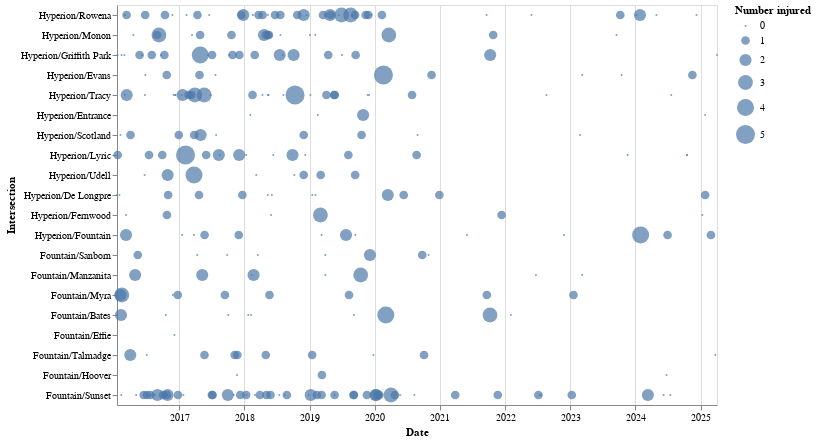

Notebook code cell kept with this figure:
### Code cell
order = [
    "Hyperion/Rowena",
    "Hyperion/Monon",
    "Hyperion/Griffith Park",
    "Hyperion/Evans",
    "Hyperion/Tracy",
    "Hyperion/Entrance",
    "Hyperion/Scotland",
    "Hyperion/Lyric",
    "Hyperion/Udell",
    "Hyperion/De Longpre",
    "Hyperion/Fernwood",
    "Hyperion/Fountain",
    "Fountain/Sanborn",
    "Fountain/Manzanita",
    "Fountain/Myra",
    "Fountain/Bates",
    "Fountain/Effie",
    "Fountain/Talmadge",
    "Fountain/Hoover",
    "Fountain/Sunset",
]
(
    altair.Chart(to_chart[to_chart["intersection"].isin(order)], width=600, height=400)
    .mark_circle()
    .encode(
        x=altair.X("timestamp:T", title="Date"),
        y=altair.Y("intersection:N", sort=order, title="Intersection"),
        size=altair.Size("n_injured:Q", title="Number injured"),
    )
)

### Figure 1 — Vega-Lite specification as saved in the notebook (floating-point values rounded to 4 significant figures; data arrays with more than 128 entries replaced by an {"elided": "..."} marker saying what was removed)
{"config": {"view": {"continuousWidth": 300, "continuousHeight": 300}}, "data": {"name": "data-4c05d905f59649fc8552334c74d6c76a"}, "mark": {"type": "circle"}, "encoding": {"size": {"field": "n_injured", "title": "Number injured", "type": "quantitative"}, "x": {"field": "timestamp", "title": "Date", "type": "temporal"}, "y": {"field": "intersection", "sort": ["Hyperion/Rowena", "Hyperion/Monon", "Hyperion/Griffith Park", "Hyperion/Evans", "Hyperion/Tracy", "Hyperion/Entrance", "Hyperion/Scotland", "Hyperion/Lyric", "Hyperion/Udell", "Hyperion/De Longpre", "Hyperion/Fernwood", "Hyperion/Fountain", "Fountain/Sanborn", "Fountain/Manzanita", "Fountain/Myra", "Fountain/Bates", "Fountain/Effie", "Fountain/Talmadge", "Fountain/Hoover", "Fountain/Sunset"], "title": "Intersection", "type": "nominal"}}, "height": 400, "width": 600, "$schema": "https://vega.github.io/schema/vega-lite/v6.1.0.json", "datasets": {"data-4c05d905f59649fc8552334c74d6c76a": {"elided": "289 records"}}}
